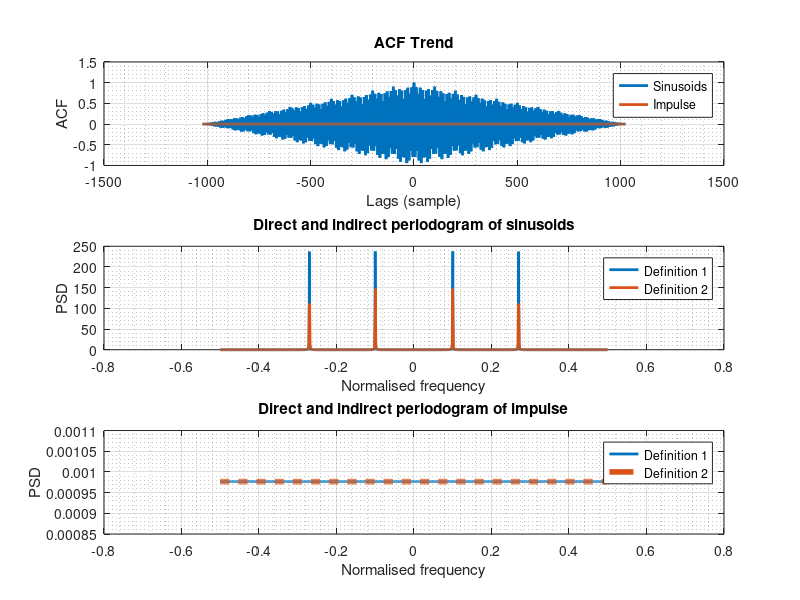

Write the MATLAB code that produced this figure.
fSample = 1;
nSamples = 1024;
t = (0: nSamples - 1) / fSample;
fSine = [0.1, 0.27];
waveA = sin(2 * pi * fSine(1) * t) + sin(2 * pi * fSine(2) * t);
waveB = [1, zeros(1, nSamples - 1)];

[acfA, ~] = xcorr(waveA, 'biased');
[acfB, lag] = xcorr(waveB, 'biased');
f1 = lag ./ (2 * nSamples) * fSample;
psdA1 = abs(fftshift(fft(acfA)));
psdB1 = abs(fftshift(fft(acfB)));

psdA2 = abs(fftshift(fft(waveA))) .^ 2 / nSamples;
psdB2 = abs(fftshift(fft(waveB))) .^ 2 / nSamples;
f2 = (-nSamples / 2: nSamples/ 2 - 1) * (fSample / nSamples);

figure;
subplot(3, 1, 1);
plot(lag, acfA, 'LineWidth', 2);
hold on;
plot(lag, acfB, 'LineWidth', 2);
grid on; grid minor;
legend('Sinusoids', 'Impulse');
title('ACF Trend');
xlabel('Lags (sample)');
ylabel('ACF');
subplot(3, 1, 2);
plot(f1, psdA1, 'LineWidth', 2);
hold on;
plot(f2, psdA2, 'LineWidth', 2);
grid on; grid minor;
legend('Definition 1', 'Definition 2');
title('Direct and indirect periodogram of sinusoids');
xlabel('Normalised frequency');
ylabel('PSD');
subplot(3, 1, 3);
plot(f1, psdB1, 'LineWidth', 2);
hold on;
plot(f2, psdB2, '--', 'LineWidth', 4);
grid on; grid minor;
legend('Definition 1', 'Definition 2');
title('Direct and indirect periodogram of impulse');
xlabel('Normalised frequency');
ylabel('PSD');